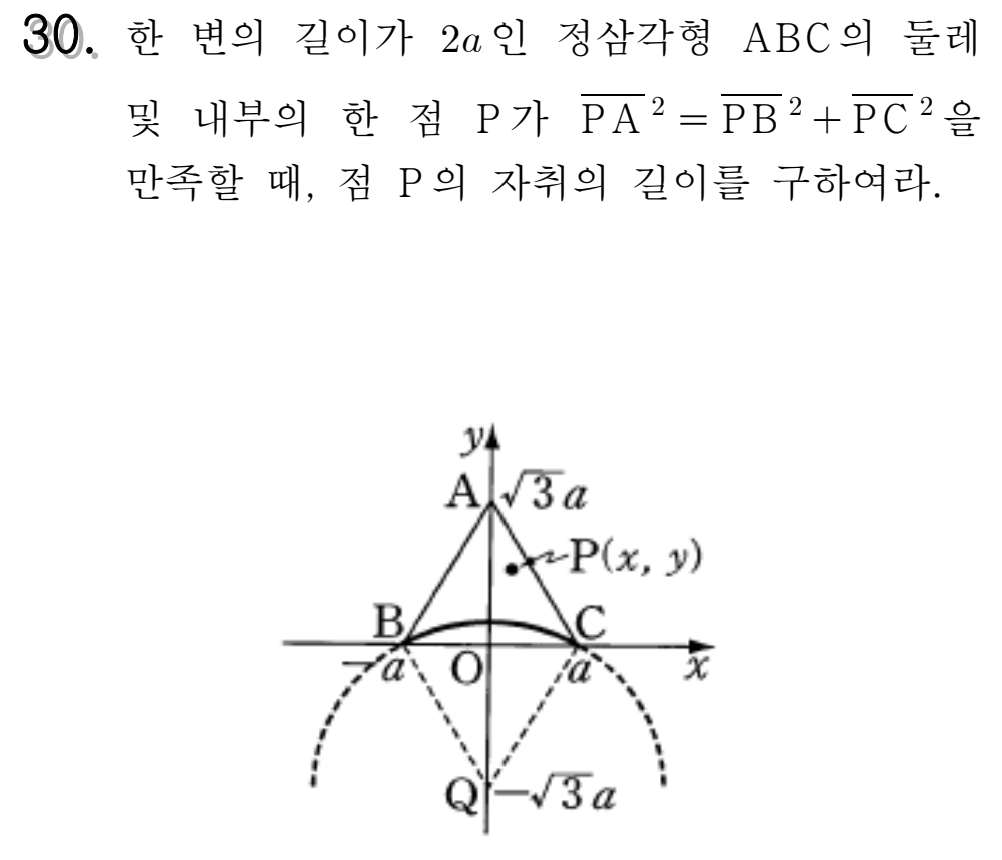
#> input picture cow/images/sample.png, 1002 x 860 px
$ python -i preprocessor.py   (imports and definitions only)
#> lines starting #> are read from the running program, lines starting #| are printed output that depends on the picture
"""
Image preprocessor for Stage A (Ingestion).

Applies preprocessing operations to improve image quality for downstream processing:
- Resolution normalization
- Contrast enhancement
- Deskewing
- Noise removal
- Region detection

Schema Version: 2.0.0
"""

import logging
from dataclasses import dataclass, field
from enum import Enum
from typing import Any, Dict, List, Optional, Tuple

from .exceptions import PreprocessingError
from .loader import LoadedImage

logger = logging.getLogger(__name__)


# =============================================================================
# Enums
# =============================================================================

class PreprocessingOp(str, Enum):
    """Available preprocessing operations."""
    NORMALIZE_RESOLUTION = "normalize_resolution"
    ENHANCE_CONTRAST = "enhance_contrast"
    DESKEW = "deskew"
    REMOVE_NOISE = "remove_noise"
    DETECT_REGIONS = "detect_regions"
    CONVERT_GRAYSCALE = "convert_grayscale"
    SHARPEN = "sharpen"


# =============================================================================
# Data Classes
# =============================================================================

@dataclass
class Region:
    """Detected region in image.

    Attributes:
        x: X coordinate of top-left corner
        y: Y coordinate of top-left corner
        width: Region width
        height: Region height
        region_type: Type of region (e.g., 'math', 'text', 'diagram')
        confidence: Detection confidence
    """
    x: int
    y: int
    width: int
    height: int
    region_type: str = "unknown"
    confidence: float = 1.0


@dataclass
class PreprocessingResult:
    """Result of preprocessing operations.

    Attributes:
        data: Processed image bytes
        width: Processed image width
        height: Processed image height
        format: Output format
        operations_applied: List of operations that were applied
        regions: Detected regions (if detect_regions was run)
        metadata: Additional preprocessing metadata
    """
    data: bytes
    width: int
    height: int
    format: str
    operations_applied: List[str] = field(default_factory=list)
    regions: List[Region] = field(default_factory=list)
    metadata: Dict[str, Any] = field(default_factory=dict)


# =============================================================================
# Preprocessor
# =============================================================================

class Preprocessor:
    """Image preprocessor for quality improvement.

    Applies various preprocessing operations to improve image quality
    for downstream OCR and vision processing.

    Usage:
        preprocessor = Preprocessor()
        result = preprocessor.process(
            image,
            operations=[
                PreprocessingOp.NORMALIZE_RESOLUTION,
                PreprocessingOp.ENHANCE_CONTRAST,
            ]
        )
    """

    def __init__(
        self,
        target_dpi: int = 300,
        max_dimension: int = 4096,
        contrast_factor: float = 1.2,
        denoise_strength: int = 5,
    ):
        """Initialize preprocessor.

        Args:
            target_dpi: Target DPI for resolution normalization
            max_dimension: Maximum dimension after normalization
            contrast_factor: Contrast enhancement factor (1.0 = no change)
            denoise_strength: Strength of noise removal (1-10)
        """
        self.target_dpi = target_dpi
        self.max_dimension = max_dimension
        self.contrast_factor = contrast_factor
        self.denoise_strength = denoise_strength
        self._pil_available = self._check_pil()

    def _check_pil(self) -> bool:
        """Check if PIL is available."""
        try:
            from PIL import Image
            return True
        except ImportError:
            logger.warning("PIL not available, preprocessing will be limited")
            return False

    # [110 lines left out: functions _load_pil_image, _save_pil_image, normalize_resolution, enhance_contrast, not called in this run]

    def deskew(self, img: Any) -> Any:
        """Deskew image (correct rotation).

        Uses Hough transform to detect skew angle and correct it.

        Args:
            img: PIL Image

        Returns:
            Deskewed PIL Image
        """
        try:
            import numpy as np
            from PIL import Image

            # Convert to grayscale for analysis
            gray = img.convert("L")
            gray_array = np.array(gray)

            # Simple edge-based skew detection
            # Calculate horizontal projection profile variance at different angles
            best_angle = 0
            best_variance = 0

            for angle in range(-10, 11, 1):  # Check -10 to +10 degrees
                rotated = img.rotate(angle, expand=False, fillcolor="white")
                rotated_gray = np.array(rotated.convert("L"))

                # Calculate horizontal projection
                projection = np.sum(rotated_gray, axis=1)
                variance = np.var(projection)

                if variance > best_variance:
                    best_variance = variance
                    best_angle = angle

            # Apply correction if significant skew detected
            if abs(best_angle) > 0.5:
                img = img.rotate(best_angle, expand=True, fillcolor="white")
                logger.debug(f"Deskewed image by {best_angle} degrees")

            return img

        except ImportError:
            logger.warning("numpy not available, skipping deskew")
            return img

    # [214 lines left out: functions remove_noise, detect_regions, convert_grayscale, sharpen, process, not called in this run]


# =============================================================================
# Export
# =============================================================================

__all__ = [
    "PreprocessingOp",
    "Region",
    "PreprocessingResult",
    "Preprocessor",
]

>>> from PIL import Image
>>> picture = Image.open('../../../images/sample.png')
#> picture is the input picture: PIL image 1002x860 RGBA; mean R, G, B, A 247.7, 247.7, 247.7, 255
>>> result = Preprocessor().deskew(picture)
#> the loop in deskew, `for angle in range(-10, 11, 1):` made 21 passes
#> (variance, best_variance) on passes 1 to 11: (29385350.9, 29385350.9), (31456152.1, 31456152.1), (34276435.3, 34276435.3), (37372501.4, 37372501.4), (40161177.6, 40161177.6), (42262707.6, 42262707.6), (47115636.9, 47115636.9), (57882073, 57882073), (76029751.4, 76029751.4), (96747279.8, 96747279.8), (119639673.8, 119639673.8)
#> variance on passes 12 to 17: 104338406.4, 78274777.1, 58175476.5, 49220063.3, 47178196.1, 45795956.7
#> pass 1, in deskew, `rotated = img.rotate(angle, expand=False, fillcolor="white")`:
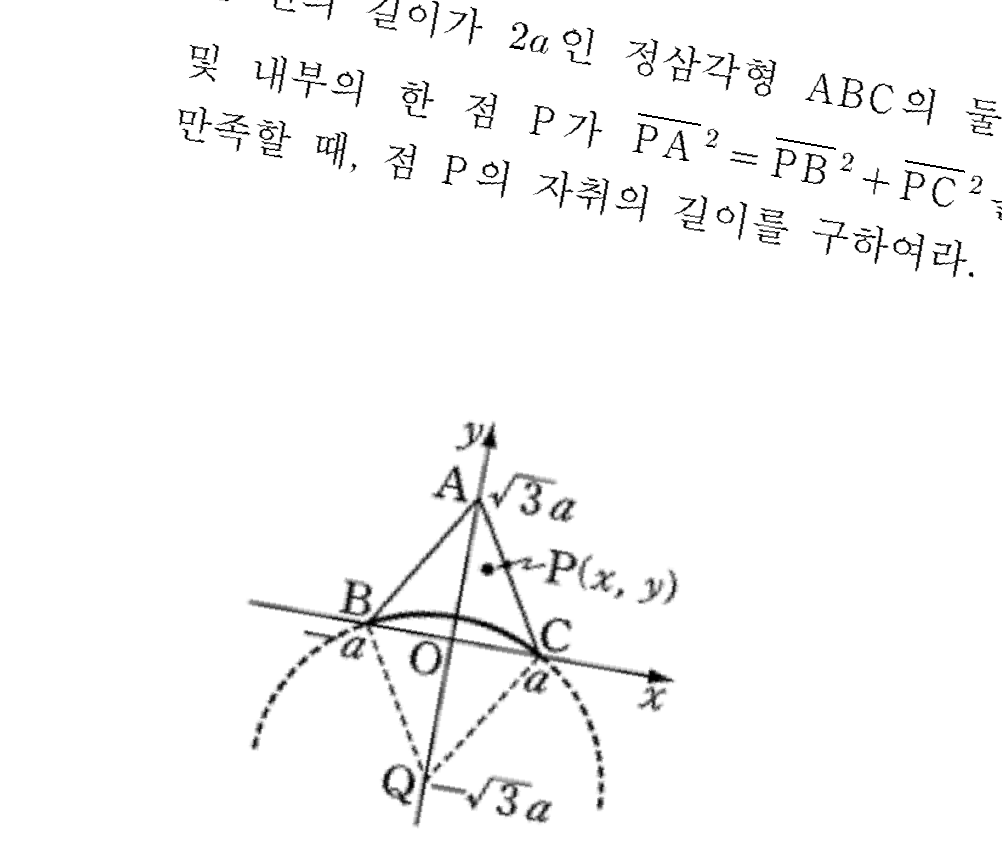
#> rotated: PIL image 1002x860 RGBA; mean R, G, B, A 248.4, 248.4, 248.4, 255
#> pass 2, in deskew, `rotated = img.rotate(angle, expand=False, fillcolor="white")`:
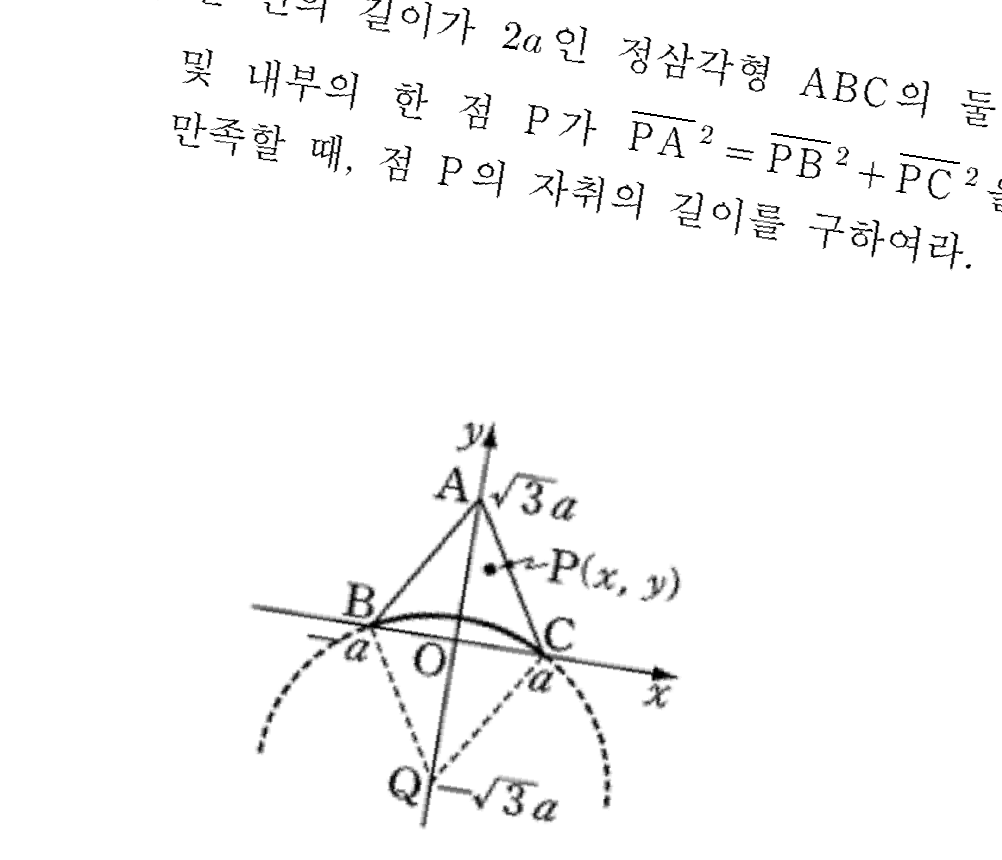
#> rotated: PIL image 1002x860 RGBA; mean R, G, B, A 248.3, 248.3, 248.3, 255
#> after the loop in deskew, `for angle in range(-10, 11, 1):`: best_angle = 0; best_variance = 119639673.8
